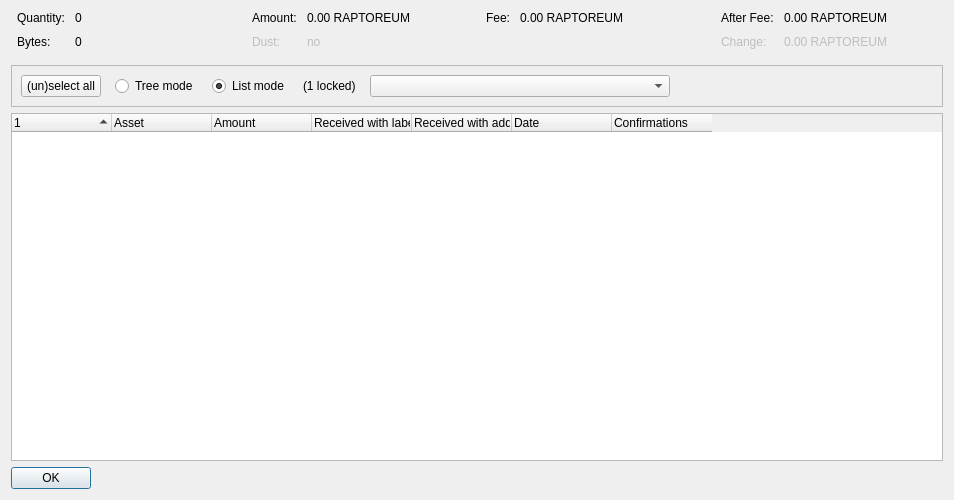
<?xml version="1.0" encoding="UTF-8"?>
<ui version="4.0">
 <class>AssetControlDialog</class>
 <widget class="QDialog" name="AssetControlDialog">
  <property name="geometry">
   <rect>
    <x>0</x>
    <y>0</y>
    <width>954</width>
    <height>500</height>
   </rect>
  </property>
  <property name="windowTitle">
   <string>Asset Selection</string>
  </property>
  <layout class="QVBoxLayout" name="verticalLayout">
   <item>
    <layout class="QHBoxLayout" name="horizontalLayoutTop" stretch="0,0,0,0">
     <property name="topMargin">
      <number>0</number>
     </property>
     <property name="bottomMargin">
      <number>10</number>
     </property>
     <item>
      <layout class="QFormLayout" name="formLayoutAssetControl1">
       <property name="horizontalSpacing">
        <number>10</number>
       </property>
       <property name="verticalSpacing">
        <number>10</number>
       </property>
       <property name="leftMargin">
        <number>6</number>
       </property>
       <property name="rightMargin">
        <number>6</number>
       </property>
       <item row="0" column="0">
        <widget class="QLabel" name="labelAssetControlQuantityText">
         <property name="text">
          <string>Quantity:</string>
         </property>
        </widget>
       </item>
       <item row="0" column="1">
        <widget class="QLabel" name="labelAssetControlQuantity">
         <property name="cursor">
          <cursorShape>IBeamCursor</cursorShape>
         </property>
         <property name="contextMenuPolicy">
          <enum>Qt::ActionsContextMenu</enum>
         </property>
         <property name="text">
          <string notr="true">0</string>
         </property>
         <property name="textInteractionFlags">
          <set>Qt::LinksAccessibleByMouse|Qt::TextSelectableByKeyboard|Qt::TextSelectableByMouse</set>
         </property>
        </widget>
       </item>
       <item row="1" column="0">
        <widget class="QLabel" name="labelAssetControlBytesText">
         <property name="text">
          <string>Bytes:</string>
         </property>
        </widget>
       </item>
       <item row="1" column="1">
        <widget class="QLabel" name="labelAssetControlBytes">
         <property name="cursor">
          <cursorShape>IBeamCursor</cursorShape>
         </property>
         <property name="contextMenuPolicy">
          <enum>Qt::ActionsContextMenu</enum>
         </property>
         <property name="text">
          <string notr="true">0</string>
         </property>
         <property name="textInteractionFlags">
          <set>Qt::LinksAccessibleByMouse|Qt::TextSelectableByKeyboard|Qt::TextSelectableByMouse</set>
         </property>
        </widget>
       </item>
      </layout>
     </item>
     <item>
      <layout class="QFormLayout" name="formLayoutAssetControl2">
       <property name="horizontalSpacing">
        <number>10</number>
       </property>
       <property name="verticalSpacing">
        <number>10</number>
       </property>
       <property name="leftMargin">
        <number>6</number>
       </property>
       <property name="rightMargin">
        <number>6</number>
       </property>
       <item row="0" column="0">
        <widget class="QLabel" name="labelAssetControlAmountText">
         <property name="text">
          <string>Amount:</string>
         </property>
        </widget>
       </item>
       <item row="0" column="1">
        <widget class="QLabel" name="labelAssetControlAmount">
         <property name="cursor">
          <cursorShape>IBeamCursor</cursorShape>
         </property>
         <property name="contextMenuPolicy">
          <enum>Qt::ActionsContextMenu</enum>
         </property>
         <property name="text">
          <string notr="true">0.00 RAPTOREUM</string>
         </property>
         <property name="textInteractionFlags">
          <set>Qt::LinksAccessibleByMouse|Qt::TextSelectableByKeyboard|Qt::TextSelectableByMouse</set>
         </property>
        </widget>
       </item>
       <item row="1" column="0">
        <widget class="QLabel" name="labelAssetControlLowOutputText">
         <property name="enabled">
          <bool>false</bool>
         </property>
         <property name="text">
          <string>Dust:</string>
         </property>
        </widget>
       </item>
       <item row="1" column="1">
        <widget class="QLabel" name="labelAssetControlLowOutput">
         <property name="enabled">
          <bool>false</bool>
         </property>
         <property name="cursor">
          <cursorShape>IBeamCursor</cursorShape>
         </property>
         <property name="contextMenuPolicy">
          <enum>Qt::ActionsContextMenu</enum>
         </property>
         <property name="text">
          <string notr="true">no</string>
         </property>
         <property name="textInteractionFlags">
          <set>Qt::LinksAccessibleByMouse|Qt::TextSelectableByKeyboard|Qt::TextSelectableByMouse</set>
         </property>
        </widget>
       </item>
      </layout>
     </item>
     <item>
      <layout class="QFormLayout" name="formLayoutAssetControl3">
       <property name="horizontalSpacing">
        <number>10</number>
       </property>
       <property name="verticalSpacing">
        <number>10</number>
       </property>
       <property name="leftMargin">
        <number>6</number>
       </property>
       <property name="rightMargin">
        <number>6</number>
       </property>
       <item row="0" column="0">
        <widget class="QLabel" name="labelAssetControlFeeText">
         <property name="text">
          <string>Fee:</string>
         </property>
        </widget>
       </item>
       <item row="0" column="1">
        <widget class="QLabel" name="labelAssetControlFee">
         <property name="cursor">
          <cursorShape>IBeamCursor</cursorShape>
         </property>
         <property name="contextMenuPolicy">
          <enum>Qt::ActionsContextMenu</enum>
         </property>
         <property name="text">
          <string notr="true">0.00 RAPTOREUM</string>
         </property>
         <property name="textInteractionFlags">
          <set>Qt::LinksAccessibleByMouse|Qt::TextSelectableByKeyboard|Qt::TextSelectableByMouse</set>
         </property>
        </widget>
       </item>
      </layout>
     </item>
     <item>
      <layout class="QFormLayout" name="formLayoutAssetControl4">
       <property name="horizontalSpacing">
        <number>10</number>
       </property>
       <property name="verticalSpacing">
        <number>10</number>
       </property>
       <property name="leftMargin">
        <number>6</number>
       </property>
       <property name="rightMargin">
        <number>6</number>
       </property>
       <item row="0" column="0">
        <widget class="QLabel" name="labelAssetControlAfterFeeText">
         <property name="text">
          <string>After Fee:</string>
         </property>
        </widget>
       </item>
       <item row="0" column="1">
        <widget class="QLabel" name="labelAssetControlAfterFee">
         <property name="cursor">
          <cursorShape>IBeamCursor</cursorShape>
         </property>
         <property name="contextMenuPolicy">
          <enum>Qt::ActionsContextMenu</enum>
         </property>
         <property name="text">
          <string notr="true">0.00 RAPTOREUM</string>
         </property>
         <property name="textInteractionFlags">
          <set>Qt::LinksAccessibleByMouse|Qt::TextSelectableByKeyboard|Qt::TextSelectableByMouse</set>
         </property>
        </widget>
       </item>
       <item row="1" column="0">
        <widget class="QLabel" name="labelAssetControlChangeText">
         <property name="enabled">
          <bool>false</bool>
         </property>
         <property name="text">
          <string>Change:</string>
         </property>
        </widget>
       </item>
       <item row="1" column="1">
        <widget class="QLabel" name="labelAssetControlChange">
         <property name="enabled">
          <bool>false</bool>
         </property>
         <property name="cursor">
          <cursorShape>IBeamCursor</cursorShape>
         </property>
         <property name="contextMenuPolicy">
          <enum>Qt::ActionsContextMenu</enum>
         </property>
         <property name="text">
          <string notr="true">0.00 RAPTOREUM</string>
         </property>
         <property name="textInteractionFlags">
          <set>Qt::LinksAccessibleByMouse|Qt::TextSelectableByKeyboard|Qt::TextSelectableByMouse</set>
         </property>
        </widget>
       </item>
      </layout>
     </item>
    </layout>
   </item>
   <item>
    <widget class="QFrame" name="frame">
     <property name="minimumSize">
      <size>
       <width>0</width>
       <height>40</height>
      </size>
     </property>
     <property name="frameShape">
      <enum>QFrame::StyledPanel</enum>
     </property>
     <property name="frameShadow">
      <enum>QFrame::Sunken</enum>
     </property>
     <layout class="QHBoxLayout" name="horizontalLayout">
      <item>
       <layout class="QHBoxLayout" name="horizontalLayoutPanel" stretch="0,0,0,0,0,0">
        <property name="spacing">
         <number>14</number>
        </property>
        <item>
         <widget class="QPushButton" name="pushButtonSelectAll">
          <property name="sizePolicy">
           <sizepolicy hsizetype="Maximum" vsizetype="Fixed">
            <horstretch>0</horstretch>
            <verstretch>0</verstretch>
           </sizepolicy>
          </property>
          <property name="text">
           <string>(un)select all</string>
          </property>
          <property name="autoDefault">
           <bool>false</bool>
          </property>
         </widget>
        </item>
        <item>
         <widget class="QRadioButton" name="radioTreeMode">
          <property name="sizePolicy">
           <sizepolicy hsizetype="Maximum" vsizetype="Fixed">
            <horstretch>0</horstretch>
            <verstretch>0</verstretch>
           </sizepolicy>
          </property>
          <property name="text">
           <string>Tree mode</string>
          </property>
         </widget>
        </item>
        <item>
         <widget class="QRadioButton" name="radioListMode">
          <property name="sizePolicy">
           <sizepolicy hsizetype="Maximum" vsizetype="Fixed">
            <horstretch>0</horstretch>
            <verstretch>0</verstretch>
           </sizepolicy>
          </property>
          <property name="text">
           <string>List mode</string>
          </property>
          <property name="checked">
           <bool>true</bool>
          </property>
         </widget>
        </item>
        <item>
         <widget class="QLabel" name="labelLocked">
          <property name="text">
           <string>(1 locked)</string>
          </property>
         </widget>
        </item>
        <item>
         <widget class="QComboBox" name="assetList">
          <property name="sizePolicy">
           <sizepolicy hsizetype="Preferred" vsizetype="Fixed">
            <horstretch>0</horstretch>
            <verstretch>0</verstretch>
           </sizepolicy>
          </property>
          <property name="minimumSize">
           <size>
            <width>300</width>
            <height>0</height>
           </size>
          </property>
         </widget>
        </item>
        <item>
         <spacer name="horizontalSpacer">
          <property name="orientation">
           <enum>Qt::Horizontal</enum>
          </property>
          <property name="sizeHint" stdset="0">
           <size>
            <width>40</width>
            <height>20</height>
           </size>
          </property>
         </spacer>
        </item>
       </layout>
      </item>
     </layout>
    </widget>
   </item>
   <item>
    <widget class="AssetControlTreeWidget" name="treeWidget">
     <property name="contextMenuPolicy">
      <enum>Qt::CustomContextMenu</enum>
     </property>
     <property name="sortingEnabled">
      <bool>false</bool>
     </property>
     <property name="columnCount">
      <number>7</number>
     </property>
     <attribute name="headerShowSortIndicator" stdset="0">
      <bool>true</bool>
     </attribute>
     <attribute name="headerStretchLastSection">
      <bool>false</bool>
     </attribute>
     <column>
      <property name="text">
       <string/>
      </property>
     </column>
     <column>
      <property name="text">
       <string>Asset</string>
      </property>
      <property name="toolTip">
       <string>Confirmed</string>
      </property>
     </column>
     <column>
      <property name="text">
       <string>Amount</string>
      </property>
     </column>
     <column>
      <property name="text">
       <string>Received with label</string>
      </property>
     </column>
     <column>
      <property name="text">
       <string>Received with address</string>
      </property>
     </column>
     <column>
      <property name="text">
       <string>Date</string>
      </property>
     </column>
     <column>
      <property name="text">
       <string>Confirmations</string>
      </property>
     </column>
    </widget>
   </item>
   <item>
    <widget class="QDialogButtonBox" name="buttonBox">
     <property name="sizePolicy">
      <sizepolicy hsizetype="Maximum" vsizetype="Fixed">
       <horstretch>0</horstretch>
       <verstretch>0</verstretch>
      </sizepolicy>
     </property>
     <property name="orientation">
      <enum>Qt::Horizontal</enum>
     </property>
     <property name="standardButtons">
      <set>QDialogButtonBox::Ok</set>
     </property>
    </widget>
   </item>
  </layout>
 </widget>
 <customwidgets>
  <customwidget>
   <class>AssetControlTreeWidget</class>
   <extends>QTreeWidget</extends>
   <header>qt/assetcontroltreewidget.h</header>
  </customwidget>
 </customwidgets>
 <resources/>
 <connections/>
</ui>
